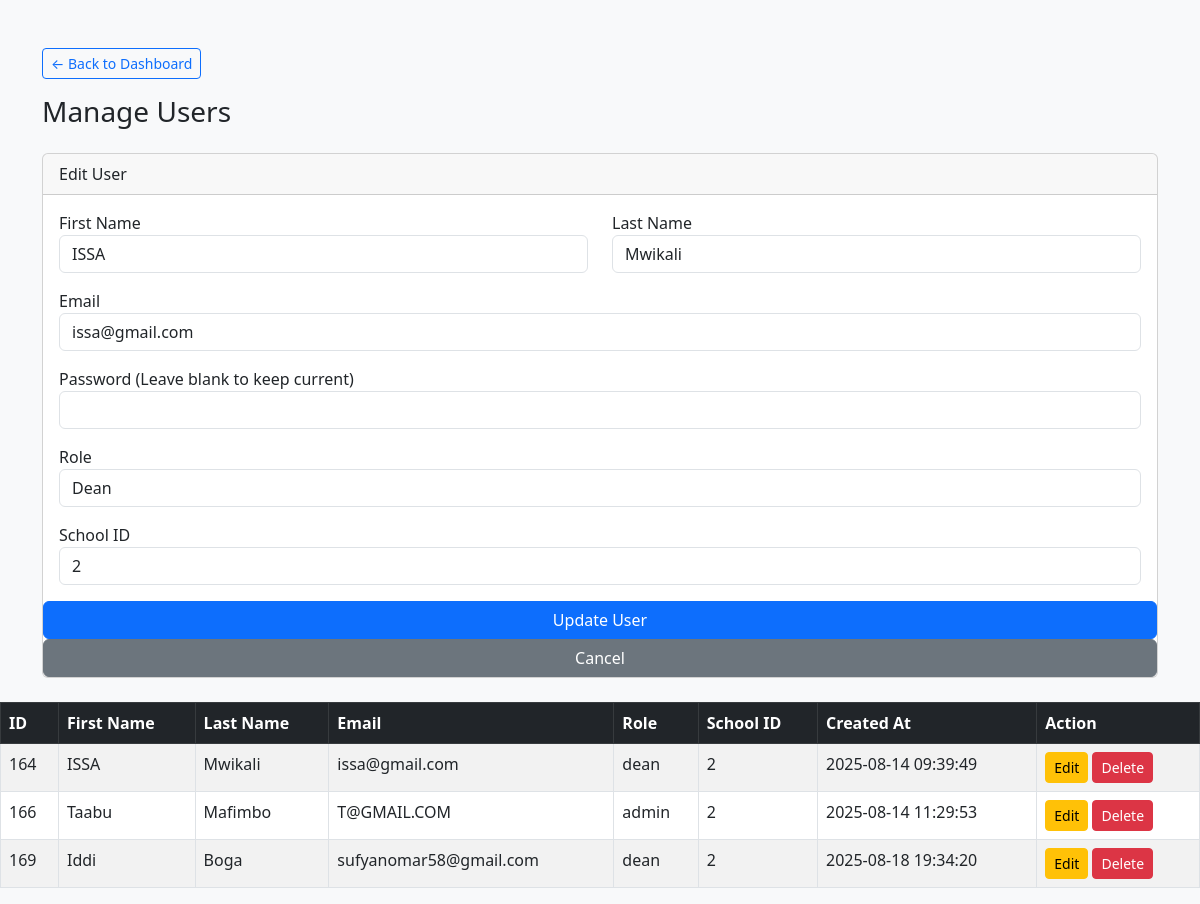
/manager/manage_users.php?edit_id=164 (signed in), run on the app's committed database.
### tables this page shows
CREATE TABLE `users` (
  `id` int(11) NOT NULL,
  `FirstName` varchar(100) DEFAULT NULL,
  `LastName` varchar(100) DEFAULT NULL,
  `email` varchar(100) DEFAULT NULL,
  `password` varchar(255) DEFAULT NULL,
  `role` enum('admin','user','Superadmin','teacher','dean','hoi','student') DEFAULT 'user',
  `school_id` int(11) DEFAULT NULL,
  `created_at` timestamp NOT NULL DEFAULT current_timestamp()
);

### manager/manage_users.php (the view, shortened to what this page needs)
<?php
include 'db.php';
$edit_user = null;
if (isset($_GET['edit_id'])) {
    $edit_id = intval($_GET['edit_id']);
    $edit_result = mysqli_query($conn, "SELECT * FROM users WHERE id = $edit_id");
    $edit_user = mysqli_fetch_assoc($edit_result);
}
?>
<!DOCTYPE html>
<html>
<head>
    <link href="https://cdn.jsdelivr.net/npm/bootstrap@5.3.0/dist/css/bootstrap.min.css" rel="stylesheet">
</head>
<body class="bg-light">
<div class="container mt-5">
    <a href="dashboard.php" class="btn btn-sm btn-outline-primary mb-3">&larr; Back to Dashboard</a>
    <h3 class="mb-4">Manage Users</h3>
    <div class="card mb-4">
        <div class="card-header"><?= $edit_user ? "Edit User" : "Add User" ?></div>
        <div class="card-body">
            <form method="POST">
                <div class="row mb-3">
                    <div class="col">
                        <label>First Name</label>
                        <input type="text" name="firstname" class="form-control" value="<?= htmlspecialchars($edit_user['FirstName'] ?? '') ?>" required>
                    </div>
                    <div class="col">
                        <label>Last Name</label>
                        <input type="text" name="lastname" class="form-control" value="<?= htmlspecialchars($edit_user['LastName'] ?? '') ?>" required>
                    </div>
                </div>
                <div class="mb-3">
                    <label>Email</label>
                    <input type="email" name="email" class="form-control" value="<?= htmlspecialchars($edit_user['email'] ?? '') ?>" required>
                </div>
                <div class="mb-3">
                    <label>Password <?= $edit_user ? "(Leave blank to keep current)" : "" ?></label>
                    <input type="password" name="password" class="form-control" <?= $edit_user ? "" : "required" ?>>
                </div>
 <div class="row mb-3">
                <div class="col">
                    <label>Role</label>
                    <select name="role" class="form-control" required>
                        <?php if (isset($_SESSION['role']) && $_SESSION['role'] !== 'dean'): ?>
                            <option value="dean" <?= isset($edit_user['role']) && $edit_user['role'] == 'dean' ? 'selected' : '' ?>>Dean</option>
                        <?php endif; ?>
                    </select>
                </div>
            </div>
                    <div class="col">
                        <label>School ID</label>
                        <input type="number" name="school_id" class="form-control" value="<?= htmlspecialchars($edit_user['school_id'] ?? '') ?>" required>
                    </div>
                </div>
                <button type="submit" class="btn btn-primary"><?= $edit_user ? "Update User" : "Add User" ?></button>
                <?php if ($edit_user): ?>
                    <a href="<?= $_SERVER['PHP_SELF'] ?>" class="btn btn-secondary">Cancel</a>
                <?php endif; ?>
        </div>
    </div>
<?php
if ($_SESSION['role'] === 'Superadmin') {
    $query = "SELECT * FROM users
              WHERE role IN ('admin', 'dean')
              ORDER BY created_at ASC";
} else if ($_SESSION['role'] === 'admin') {
    $school_id = $_SESSION['school_id'];
    $query = "SELECT * FROM users
              WHERE role = 'dean'
              AND school_id = $school_id
              ORDER BY created_at ASC";
} else if ($_SESSION['role'] === 'dean') {
    $school_id = $_SESSION['school_id'];
    $query = "SELECT * FROM users
              WHERE role IN ('teacher', 'user')
              AND school_id = $school_id
              ORDER BY created_at ASC";
} else {
    die("Unauthorized Access");
}
$result = mysqli_query($conn, $query);
?>
<div class="table-responsive">
    <table class="table table-bordered table-striped table-hover">
        <thead class="table-dark">
            <tr>
                <th>ID</th>
                <th>First Name</th>
                <th>Last Name</th>
                <th>Email</th>
                <th>Role</th>
                <th>School ID</th>
                <th>Created At</th>
                <th>Action</th>
            </tr>
        </thead>
        <tbody>
            <?php while ($user = mysqli_fetch_assoc($result)) { ?>
                <tr>
                    <td><?= $user['id'] ?></td>
                    <td><?= htmlspecialchars($user['FirstName']) ?></td>
                    <td><?= htmlspecialchars($user['LastName']) ?></td>
                    <td><?= htmlspecialchars($user['email']) ?></td>
                    <td><?= htmlspecialchars($user['role']) ?></td>
                    <td><?= htmlspecialchars($user['school_id']) ?></td>
                    <td><?= $user['created_at'] ?></td>
                    <td>
                        <?php if (isset($_SESSION['role']) && in_array($_SESSION['role'], ['dean','admin', 'Superadmin'])): ?>
                            <a href="?edit_id=<?= $user['id'] ?>" class="btn btn-sm btn-warning">Edit</a>
                            <a href="?delete_id=<?= $user['id'] ?>" class="btn btn-sm btn-danger"
                               onclick="return confirm('Are you sure you want to delete this user?');">Delete</a>
                        <?php endif; ?>
                    </td>
                </tr>
            <?php } ?>
        </tbody>
    </table>
</div>

### data on the page
users: firstname "ISSA", lastname "Mwikali", email "issa@gmail.com", role "Dean", school_id "2", id "164", FirstName "ISSA", LastName "Mwikali", role "dean", school "2", created_at "2025-08-14 09:39:49"
users: id "166", FirstName "Taabu", LastName "Mafimbo", email "T@GMAIL.COM", role "admin", school "2", created_at "2025-08-14 11:29:53"
users: id "169", FirstName "Iddi", LastName "Boga", email "sufyanomar58@gmail.com", role "dean", school "2", created_at "2025-08-18 19:34:20"
